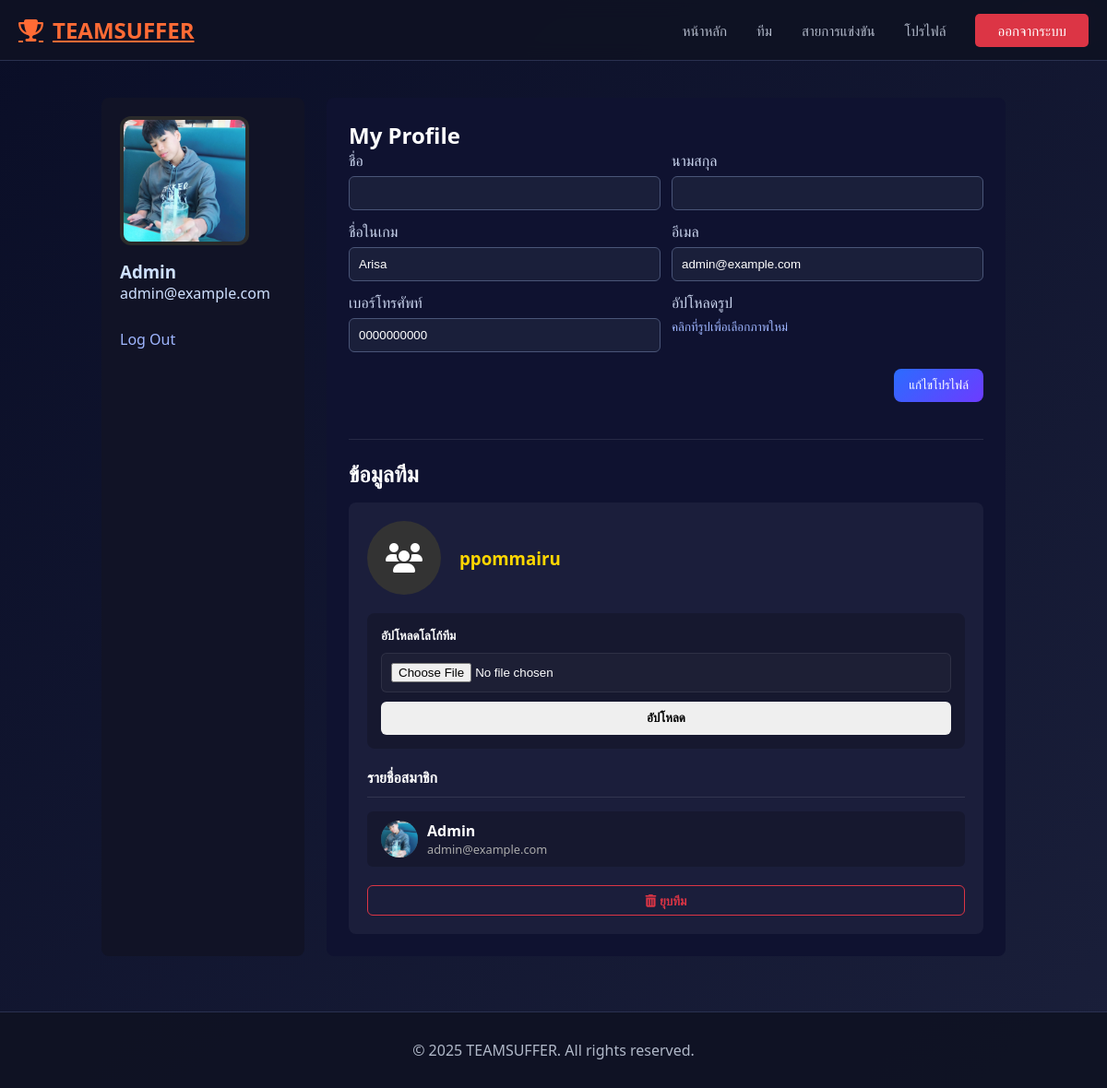
Before: /api/account/profile/ (signed in) with the older database file.
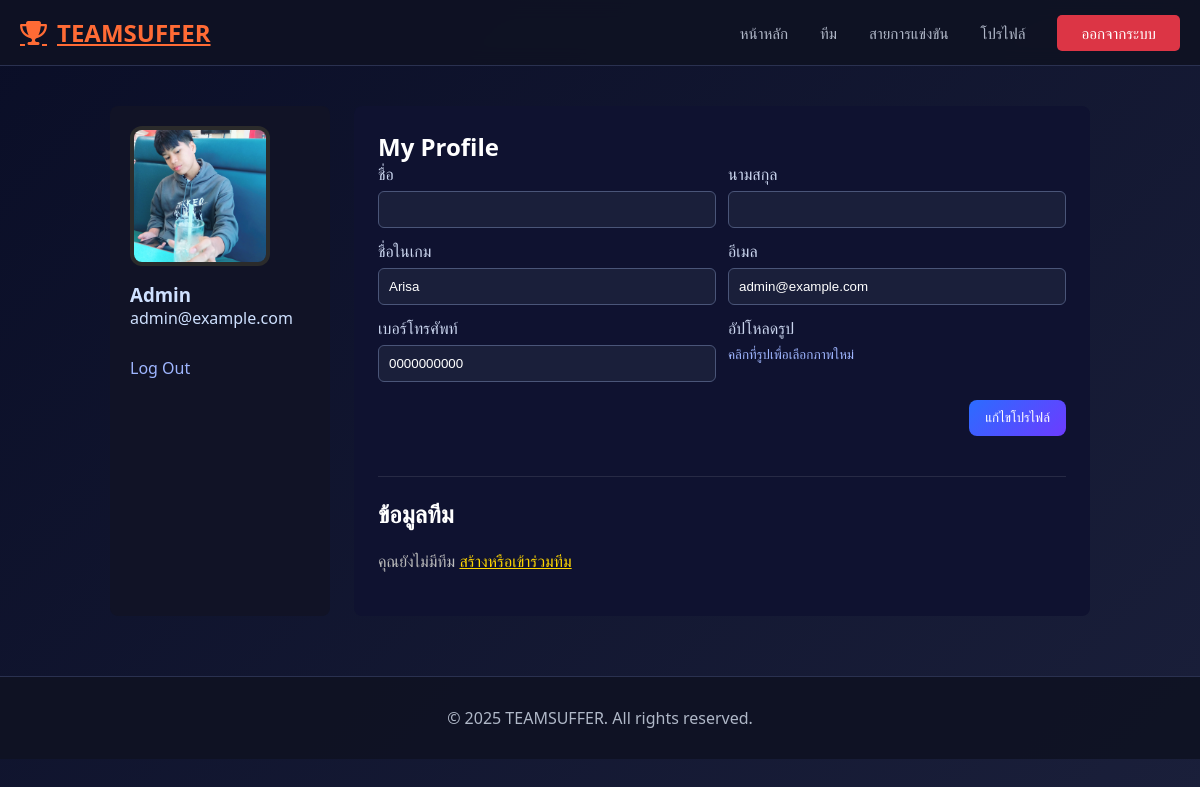
After: the same page with the newer database file.
### teams/models.py (models this page shows, shortened)
class Team(models.Model):
    name = models.CharField(max_length=100)
    description = models.TextField(blank=True)
    logo = models.ImageField(upload_to='teams/logos/', blank=True, null=True)
    logo_url = models.URLField(blank=True)
    join_code = models.CharField(max_length=32, blank=True, null=True)
    created_by = models.ForeignKey(
        settings.AUTH_USER_MODEL,        # ใช้ User ของ Django
        on_delete=models.CASCADE,        # ถ้าลบ user นี้ ทีมที่สร้างโดย user นี้จะถูกลบด้วย
        related_name='teams_created'     # ใช้เข้าถึงจาก user.teams_created
    )
    STATUS_CHOICES = [
        ('active', 'Active'),
        ('disbanded', 'Disbanded'),
        ('pending', 'Pending'),
    ]
    status = models.CharField(
        max_length=20,
        choices=STATUS_CHOICES,
        default='active',
    )
    game = models.ForeignKey(
        'tournaments.Game',
        on_delete=models.SET_NULL,
        null=True,
        blank=True,
        related_name='teams'
    )
    created_at = models.DateTimeField(auto_now_add=True)  # เซ็ตตอนสร้างครั้งแรก
    updated_at = models.DateTimeField(auto_now=True)      # อัปเดตทุกครั้งที่ save()

class TeamMember(models.Model):
    team = models.ForeignKey(
        Team,
        on_delete=models.CASCADE,
        related_name='members'  # team.members.all() จะได้สมาชิกทุกคนในทีม
    )
    user = models.ForeignKey(
        settings.AUTH_USER_MODEL,
        on_delete=models.CASCADE,
        related_name='team_memberships'  # user.team_memberships.all()
    )
    ROLE_CHOICES = [
        ('leader', 'Leader'),
        ('member', 'Member'),
    ]
    role_in_team = models.CharField(
        max_length=10,
        choices=ROLE_CHOICES,
        default='member',
    )
    STATUS_CHOICES = [
        ('pending', 'Pending'),
        ('accepted', 'Accepted'),
        ('rejected', 'Rejected'),
    ]
    status = models.CharField(
        max_length=10,
        choices=STATUS_CHOICES,
        default='pending',
    )
    joined_at = models.DateTimeField(auto_now_add=True)
    left_at = models.DateTimeField(null=True, blank=True)
    class Meta:
        unique_together = ('team', 'user')

### accounts/models.py (models this page shows, shortened)
class UserProfile(models.Model):
    ROLE_CHOICES = [
        ('player', 'Player'),
        ('team_leader', 'Team Leader'),
        ('tournament_admin', 'Tournament Admin'),
    ]
    user = models.OneToOneField(User, on_delete=models.CASCADE, related_name='profile')
    role = models.CharField(max_length=20, choices=ROLE_CHOICES, default='player')
    display_name = models.CharField(max_length=150, blank=True, null=True)
    phone = models.CharField(max_length=30, blank=True, null=True)
    avatar = models.ImageField(upload_to='avatars/', blank=True, null=True)

### accounts/views.py (the view, shortened to what this page needs)
# urls.py: path('account/profile/', profile_view, name='account_profile'),
@login_required
def profile_view(request):
    user = request.user
    profile, _ = UserProfile.objects.get_or_create(user=user)
    if request.method == 'POST':
        if request.FILES.get('avatar'):
            avatar_file = request.FILES.get('avatar')
            profile.avatar = avatar_file
            try:
                profile.save()
                messages.success(request, 'Avatar uploaded successfully.')
            except Exception as e:
                messages.error(request, f'Failed to save avatar: {e}')
        uform = UserForm(request.POST, instance=user)
        pform = ProfileForm(request.POST, request.FILES, instance=profile)
        if uform.is_valid() and pform.is_valid():
            uform.save()
            pform.save()
            return redirect('account_profile')
        else:
            if not uform.is_valid():
                messages.error(request, f"User form errors: {uform.errors.as_json()}")
            if not pform.is_valid():
                messages.error(request, f"Profile form errors: {pform.errors.as_json()}")
    else:
        uform = UserForm(instance=user)
        pform = ProfileForm(instance=profile)
    user_team_member = TeamMember.objects.filter(user=user).first()
    team = None
    members = []
    team_standings = None
    all_standings = []
    if user_team_member:
        team = user_team_member.team
        members = TeamMember.objects.filter(team=team).select_related('user', 'user__profile')
        from tournaments.models import TournamentRegistration
        from tournaments.services import list_standings
        registration = TournamentRegistration.objects.filter(team=team).select_related('tournament').order_by('-registered_at').first()
    return render(request, 'account/profile.html', {
        'user_form': uform,
        'profile_form': pform,
        'team': team,
        'members': members,
        'user_team_member': user_team_member,
        'team_standings': team_standings,
        'all_standings': all_standings
    })

### accounts/forms.py
class UserForm(forms.ModelForm):
    class Meta:
        model = User
        fields = ['first_name', 'last_name', 'email']
        widgets = {
            'email': forms.EmailInput(attrs={'readonly': False}),
        }

class ProfileForm(forms.ModelForm):
    class Meta:
        model = UserProfile
        fields = ['display_name', 'phone', 'avatar']

### templates/account/profile.html (shortened to what the changed rows need)
{% extends 'base.html' %}
{% load static %}
{% block content %}
<div class="profile-page">
  <main class="profile-main">
    <h2 id="profile">My Profile</h2>
    <div id="team-info" style="margin-top: 40px; padding-top: 20px; border-top: 1px solid rgba(255,255,255,0.1);">
      <h2>ข้อมูลทีม</h2>
      {% if team %}
      <div style="background: rgba(255,255,255,0.05); padding: 20px; border-radius: 8px; margin-top: 15px;">
        <div style="display:flex; align-items:center; gap: 20px; margin-bottom: 20px;">
          <div
            style="width: 80px; height: 80px; border-radius: 50%; background: #333; display: flex; align-items: center; justify-content: center; font-size: 2rem; overflow: hidden;">
            {% if team.logo %}
            <img src="{{ team.logo.url }}" style="width:100%;height:100%;object-fit:cover;">
            {% elif team.logo_url %}
            <img src="{{ team.logo_url }}" style="width:100%;height:100%;object-fit:cover;">
            {% else %}
            <i class="fas fa-users"></i>
            {% endif %}
          </div>
          <div>
            <h3 style="margin: 0; color: #ffd700;">{{ team.name }}</h3>
          </div>
        </div>
        {% if team.created_by == request.user %}
        <div style="margin-bottom: 20px; padding: 15px; background: rgba(0,0,0,0.2); border-radius: 8px;">
          <h5 style="margin: 0 0 10px;">อัปโหลดโลโก้ทีม</h5>
          <form method="post" action="{% url 'upload_team_logo' team.id %}" enctype="multipart/form-data">
            <input type="file" name="team_logo" accept="image/*" style="margin-bottom: 10px;">
            <button type="submit" class="btn btn-success btn-sm">อัปโหลด</button>
          </form>
        </div>
        {% endif %}
        <h4 style="margin-bottom: 15px; border-bottom: 1px solid rgba(255,255,255,0.1); padding-bottom: 10px;">
          รายชื่อสมาชิก</h4>
        <div style="display: grid; gap: 10px;">
          {% for member in members %}
          <div
            style="display: flex; align-items: center; justify-content: space-between; background: rgba(0,0,0,0.2); padding: 10px 15px; border-radius: 6px;">
            <div style="display: flex; align-items: center; gap: 10px;">
              <div style="width: 40px; height: 40px; border-radius: 50%; overflow: hidden; background: #444;">
                {% if member.user.profile.avatar %}
                <img src="{{ member.user.profile.avatar.url }}" style="width: 100%; height: 100%; object-fit: cover;">
                {% else %}
                <div style="width: 100%; height: 100%; display: flex; align-items: center; justify-content: center;"><i
                    class="fas fa-user"></i></div>
                {% endif %}
              </div>
              <div>
                <div style="font-weight: bold;">{{ member.user.username }}</div>
                <div style="font-size: 0.8rem; color: #aaa;">{{ member.user.email }}</div>
              </div>
            </div>
            <div>
              {% if member.role_in_team == 'leader' %}
              <span class="badge bg-warning text-dark"> หัวหน้าทีม</span>
              {% endif %}
            </div>
          </div>
          {% endfor %}
        </div>
        <div style="margin-top: 20px; display: flex; gap: 10px; justify-content: flex-end;">
          {% if team.created_by == request.user %}
          <a href="{% url 'disband_team' team.id %}" class="btn btn-sm btn-outline-danger"
            onclick="return confirm('ยืนยันยุบทีม {{ team.name }}? สมาชิกทุกคนจะออกจากทีมและการลงทะเบียนแข่งขันจะถูกยกเลิก');"
            style="padding: 6px 14px; font-size: 0.85rem; border: 1px solid #dc3545; color: #dc3545; text-decoration: none; border-radius: 6px;">
            <i class="fas fa-trash-alt me-1"></i> ยุบทีม
          </a>
          {% endif %}
        </div>
      </div>
      {% else %}
      <p style="color: #bbb; padding: 20px 0;">คุณยังไม่มีทีม <a href="{% url 'teams_frontend' %}"
          style="color: #ffd700;">สร้างหรือเข้าร่วมทีม</a></p>
      {% endif %}
    </div>
  </main>
</div>
{% endblock %}

Changed rows visible on the page:
removed Team: name "ppommairu"
removed TeamMember: user.profile.avatar (picture), user.username "Admin", user.email "admin@example.com"
Other visible differences:
text no longer shown: "อัปโหลดโลโก้ทีม อัปโหลด รายชื่อสมาชิก ยุบทีม"
text now shown: "คุณยังไม่มีทีม สร้างหรือเข้าร่วมทีม"
